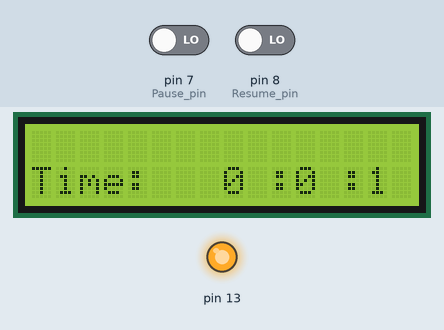
Recording of a sketch running on a simulated Arduino Uno, built with avr-gcc and run on an emulated ATmega328P. Shown: 16×2 character LCD, output pins drawn as LEDs (lit = HIGH). The test bench sets the inputs (shaded band); at power-on: pin 7 (Pause_pin) LOW, pin 8 (Resume_pin) LOW.

Above: at 1.6 s.
1.7 s: pin 7 (Pause_pin) driven HIGH
At 2.7 s:
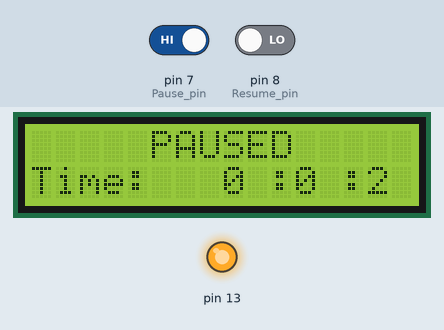
3.5 s: pin 8 (Resume_pin) driven HIGH
At 3.8 s:
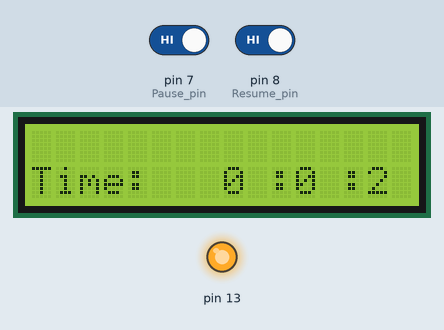
6.0 s: pin 8 (Resume_pin) driven LOW
At 7.5 s:
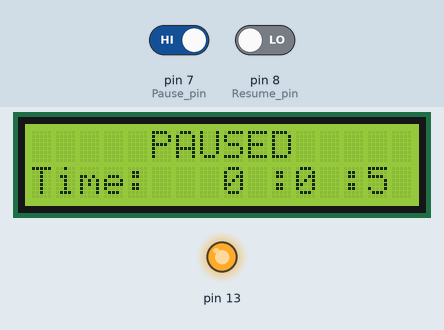
8.0 s: pin 8 (Resume_pin) driven HIGH
At 8.4 s:
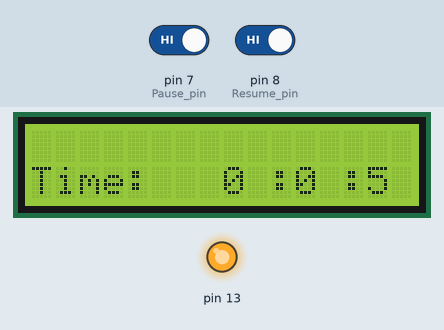
Timing chart, 0 to 11.0 s (numbered marks = the images above; inputs shaded):
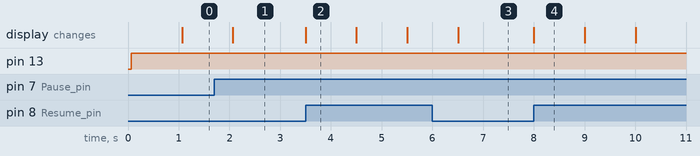

The sketch:

Timer_Code_Final.ino
```cpp
#include <LiquidCrystal.h>

const int rs = 12, en = 11, d4 = 5, d5 = 4, d6 = 3, d7 = 2;
LiquidCrystal lcd(rs, en, d4, d5, d6, d7);
const int Pause_pin = 7;
const int Resume_pin = 8;

void setup() {
  pinMode(13, OUTPUT);
  pinMode(Pause_pin, INPUT);
  pinMode(Resume_pin, INPUT);
  lcd.begin(16, 2);
  lcd.clear();
  lcd.setCursor(0, 1);
  lcd.print("Time:");
  lcd.setCursor(10, 1);
  lcd.print(":");
  lcd.setCursor(13, 1);
  lcd.print(":");
}

void infinte_delay() {
  int buttonState = LOW;
  do {
    buttonState = digitalRead(Resume_pin);
   } while (buttonState != HIGH);
   lcd.setCursor(5, 0);
   lcd.print("       ");
}


void loop() {
  int buttonState = LOW;
  digitalWrite(13, HIGH);
  for (int h = 0; h < 24; h++){
    lcd.setCursor(8, 1);
    lcd.print(h);
    for (int m = 0; m < 60; m++){
           lcd.setCursor(11, 1);
           lcd.print(m);
           for (int s = 0; s < 60; s++){
                lcd.setCursor(14, 1);
                lcd.print(s);
                int buttonState = digitalRead(Pause_pin);
                if (buttonState == HIGH){
                  lcd.setCursor(5, 0);
                  lcd.print("PAUSED");
                  infinte_delay();
                }
                delay(1000);
                if (s == 59){
                  lcd.setCursor(14, 1);
                  lcd.print("  ");
                }
            }
            if (m == 59){
            lcd.setCursor(11, 1);
            lcd.print("  ");
            }
     }
     if (h == 23){
     lcd.setCursor(11, 1);
     lcd.print("  ");
     }
  }
}
```

Measured:
- after the input at 1.7 s, the display: changes after 0.37 s (image 1)
- after the input at 3.5 s, the display: changes at once (image 2)
- after the input at 6.0 s, the display: changes after 0.51 s (image 3)
- after the input at 8.0 s, the display: changes at once (image 4)
- what the display in image 2 shows lasts 1.0 s, from 3.5 s to 4.5 s
